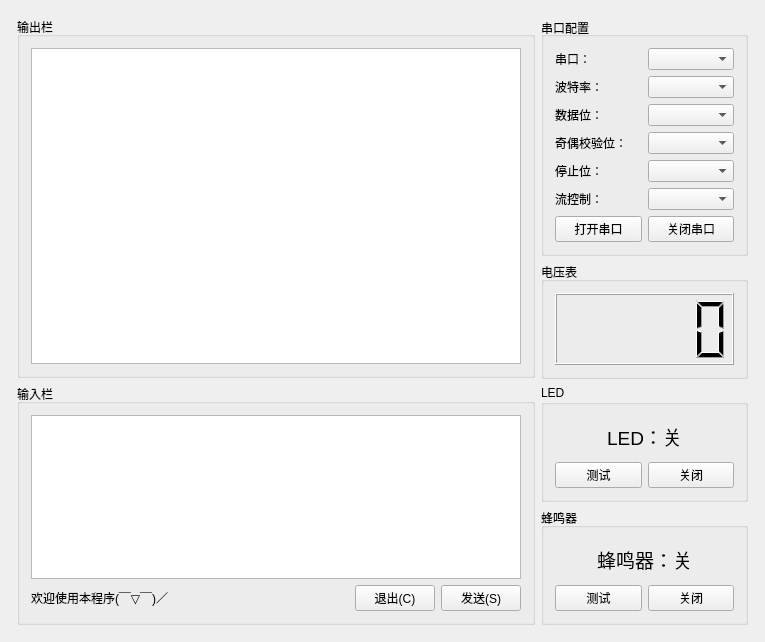
<?xml version="1.0" encoding="UTF-8"?>
<ui version="4.0">
 <class>ControlWidget</class>
 <widget class="QWidget" name="ControlWidget">
  <property name="geometry">
   <rect>
    <x>0</x>
    <y>0</y>
    <width>765</width>
    <height>642</height>
   </rect>
  </property>
  <property name="windowTitle">
   <string>ControlWidget</string>
  </property>
  <layout class="QHBoxLayout" name="horizontalLayout_15">
   <item>
    <layout class="QHBoxLayout" name="horizontalLayout_9" stretch="5,2">
     <property name="leftMargin">
      <number>6</number>
     </property>
     <property name="topMargin">
      <number>6</number>
     </property>
     <property name="rightMargin">
      <number>6</number>
     </property>
     <property name="bottomMargin">
      <number>6</number>
     </property>
     <item>
      <layout class="QVBoxLayout" name="verticalLayout_3" stretch="3,2">
       <item>
        <widget class="QGroupBox" name="groupBox">
         <property name="title">
          <string>输出栏</string>
         </property>
         <layout class="QHBoxLayout" name="horizontalLayout_10">
          <item>
           <widget class="QPlainTextEdit" name="outputEdit"/>
          </item>
         </layout>
        </widget>
       </item>
       <item>
        <widget class="QGroupBox" name="groupBox_2">
         <property name="title">
          <string>输入栏</string>
         </property>
         <layout class="QVBoxLayout" name="verticalLayout_2">
          <item>
           <widget class="QPlainTextEdit" name="inputEdit"/>
          </item>
          <item>
           <layout class="QHBoxLayout" name="horizontalLayout_11">
            <item>
             <widget class="QLabel" name="label">
              <property name="text">
               <string>欢迎使用本程序(￣▽￣)／</string>
              </property>
             </widget>
            </item>
            <item>
             <spacer name="horizontalSpacer">
              <property name="orientation">
               <enum>Qt::Horizontal</enum>
              </property>
              <property name="sizeHint" stdset="0">
               <size>
                <width>40</width>
                <height>20</height>
               </size>
              </property>
             </spacer>
            </item>
            <item>
             <widget class="QPushButton" name="btnClose">
              <property name="text">
               <string>退出(C)</string>
              </property>
             </widget>
            </item>
            <item>
             <widget class="QPushButton" name="btnSend">
              <property name="text">
               <string>发送(S)</string>
              </property>
             </widget>
            </item>
           </layout>
          </item>
         </layout>
        </widget>
       </item>
      </layout>
     </item>
     <item>
      <layout class="QVBoxLayout" name="verticalLayout_5" stretch="3,2,2,2">
       <item>
        <widget class="QGroupBox" name="gpbPort">
         <property name="sizePolicy">
          <sizepolicy hsizetype="Preferred" vsizetype="Preferred">
           <horstretch>0</horstretch>
           <verstretch>0</verstretch>
          </sizepolicy>
         </property>
         <property name="title">
          <string>串口配置</string>
         </property>
         <property name="alignment">
          <set>Qt::AlignLeading|Qt::AlignLeft|Qt::AlignVCenter</set>
         </property>
         <property name="flat">
          <bool>false</bool>
         </property>
         <property name="checkable">
          <bool>false</bool>
         </property>
         <layout class="QHBoxLayout" name="horizontalLayout_8">
          <item>
           <layout class="QVBoxLayout" name="verticalLayout">
            <item>
             <layout class="QHBoxLayout" name="horizontalLayout" stretch="1,1">
              <item>
               <widget class="QLabel" name="lblPortName">
                <property name="text">
                 <string>串口：</string>
                </property>
               </widget>
              </item>
              <item>
               <widget class="QComboBox" name="cmbPortName"/>
              </item>
             </layout>
            </item>
            <item>
             <layout class="QHBoxLayout" name="horizontalLayout_2" stretch="1,1">
              <item>
               <widget class="QLabel" name="lblBaudRate">
                <property name="text">
                 <string>波特率：</string>
                </property>
               </widget>
              </item>
              <item>
               <widget class="QComboBox" name="cmbBaudRate"/>
              </item>
             </layout>
            </item>
            <item>
             <layout class="QHBoxLayout" name="horizontalLayout_3" stretch="1,1">
              <item>
               <widget class="QLabel" name="lblDataBits">
                <property name="text">
                 <string>数据位：</string>
                </property>
               </widget>
              </item>
              <item>
               <widget class="QComboBox" name="cmbDataBits"/>
              </item>
             </layout>
            </item>
            <item>
             <layout class="QHBoxLayout" name="horizontalLayout_4" stretch="1,1">
              <item>
               <widget class="QLabel" name="lblParity">
                <property name="text">
                 <string>奇偶校验位：</string>
                </property>
               </widget>
              </item>
              <item>
               <widget class="QComboBox" name="cmbParity"/>
              </item>
             </layout>
            </item>
            <item>
             <layout class="QHBoxLayout" name="horizontalLayout_5" stretch="1,1">
              <item>
               <widget class="QLabel" name="lblStopBits">
                <property name="text">
                 <string>停止位：</string>
                </property>
               </widget>
              </item>
              <item>
               <widget class="QComboBox" name="cmbStopBits"/>
              </item>
             </layout>
            </item>
            <item>
             <layout class="QHBoxLayout" name="horizontalLayout_6" stretch="1,1">
              <item>
               <widget class="QLabel" name="lblFlowControl">
                <property name="text">
                 <string>流控制：</string>
                </property>
               </widget>
              </item>
              <item>
               <widget class="QComboBox" name="cmbFlowControl"/>
              </item>
             </layout>
            </item>
            <item>
             <layout class="QHBoxLayout" name="horizontalLayout_7">
              <item>
               <widget class="QPushButton" name="btnOpenPort">
                <property name="text">
                 <string>打开串口</string>
                </property>
               </widget>
              </item>
              <item>
               <widget class="QPushButton" name="btnClosePort">
                <property name="text">
                 <string>关闭串口</string>
                </property>
               </widget>
              </item>
             </layout>
            </item>
           </layout>
          </item>
         </layout>
        </widget>
       </item>
       <item>
        <widget class="QGroupBox" name="gpbVolt">
         <property name="title">
          <string>电压表</string>
         </property>
         <layout class="QVBoxLayout" name="verticalLayout_4">
          <item>
           <widget class="QLCDNumber" name="lcdNumber"/>
          </item>
         </layout>
        </widget>
       </item>
       <item>
        <widget class="QGroupBox" name="gpbLED">
         <property name="title">
          <string>LED</string>
         </property>
         <layout class="QVBoxLayout" name="verticalLayout_7">
          <item>
           <layout class="QVBoxLayout" name="verticalLayout_6" stretch="2,1">
            <item>
             <widget class="QLabel" name="lblLED">
              <property name="font">
               <font>
                <pointsize>14</pointsize>
                <weight>50</weight>
                <bold>false</bold>
               </font>
              </property>
              <property name="text">
               <string>LED：关</string>
              </property>
              <property name="alignment">
               <set>Qt::AlignCenter</set>
              </property>
             </widget>
            </item>
            <item>
             <layout class="QHBoxLayout" name="horizontalLayout_12">
              <item>
               <widget class="QPushButton" name="btnTestLED">
                <property name="text">
                 <string>测试</string>
                </property>
               </widget>
              </item>
              <item>
               <widget class="QPushButton" name="btnCloseLED">
                <property name="text">
                 <string>关闭</string>
                </property>
               </widget>
              </item>
             </layout>
            </item>
           </layout>
          </item>
         </layout>
        </widget>
       </item>
       <item>
        <widget class="QGroupBox" name="gpbBuzz">
         <property name="title">
          <string>蜂鸣器</string>
         </property>
         <layout class="QHBoxLayout" name="horizontalLayout_14">
          <item>
           <layout class="QVBoxLayout" name="verticalLayout_8" stretch="2,1">
            <item>
             <widget class="QLabel" name="lblBuzz">
              <property name="font">
               <font>
                <pointsize>14</pointsize>
                <weight>50</weight>
                <bold>false</bold>
               </font>
              </property>
              <property name="text">
               <string>蜂鸣器：关</string>
              </property>
              <property name="alignment">
               <set>Qt::AlignCenter</set>
              </property>
             </widget>
            </item>
            <item>
             <layout class="QHBoxLayout" name="horizontalLayout_13">
              <item>
               <widget class="QPushButton" name="btnTestBuzz">
                <property name="text">
                 <string>测试</string>
                </property>
               </widget>
              </item>
              <item>
               <widget class="QPushButton" name="btnCloseBuzz">
                <property name="text">
                 <string>关闭</string>
                </property>
               </widget>
              </item>
             </layout>
            </item>
           </layout>
          </item>
         </layout>
        </widget>
       </item>
      </layout>
     </item>
    </layout>
   </item>
  </layout>
 </widget>
 <layoutdefault spacing="6" margin="11"/>
 <resources/>
 <connections/>
</ui>
